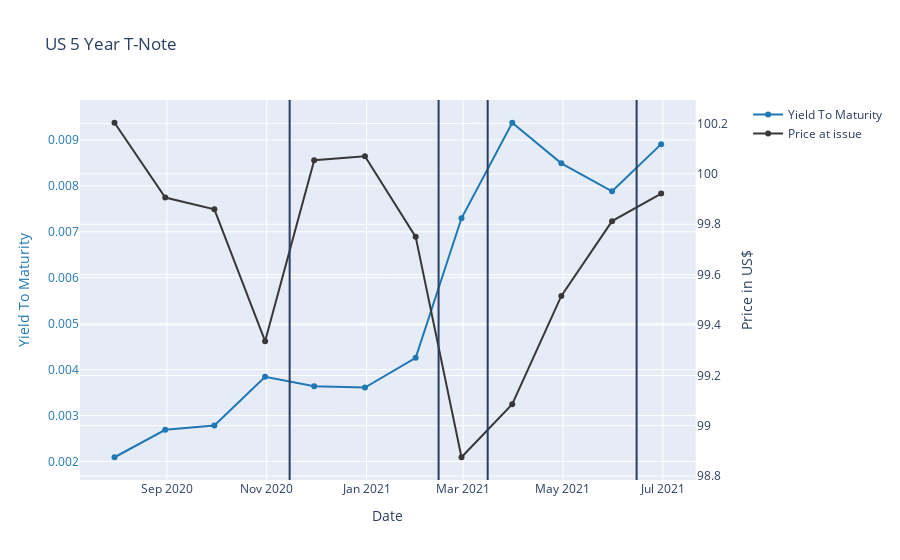

Notebook cell for this chart:
### Code cell
fig = make_subplots(specs=[[{"secondary_y": True}]])  # Create figure with secondary y-axis

# Create vertical lines when Coupon rates change
c_changed_date, shapes = [], []
for i in range(len(ytm_df)-1):
    if ytm_df.iloc[i]["C"] - ytm_df.iloc[i+1]["C"] != 0:
        sdate = datetime.strptime(ytm_df.iloc[i]["ID"], '%Y-%m-%d')
        edate = datetime.strptime(ytm_df.iloc[i+1]["ID"], '%Y-%m-%d')
        delta = edate - sdate
        inter_dates = [sdate + timedelta(days=i) for i in range(delta.days + 1)]
        c_changed_date.append(inter_dates[int(statistics.median(
            range(1, len(inter_dates))))].strftime('%Y-%m-%d'))
for i in c_changed_date:
    shapes.append({'type': 'line', 'xref': 'x', 'yref': 'paper',
                   'x0': i, 'y0': 0, 'x1': i, 'y1': 1})
fig.update_layout(shapes=shapes,)

# Add traces
fig.add_trace(go.Scatter(x=ytm_df["ID"], y=ytm_df["YTM"],
                         name="Yield To Maturity", line_color="#1f77b4"),
              secondary_y=False,)
fig.add_trace(go.Scatter(x=ytm_df["ID"], y=ytm_df["Price at issue"],
                         name="Price at issue", line_color="#383838"),
              secondary_y=True,)

# Set y-axes titles
fig.update_yaxes(title_text="Yield To Maturity", secondary_y=False)
fig.update_yaxes(title_text="Price in US$", secondary_y=True)

fig.update_layout(title_text="US 5 Year T-Note",
                  yaxis=dict(titlefont=dict(color="#1f77b4"),
                             tickfont=dict(color="#1f77b4")),)
fig.update_xaxes(title_text="Date")  # Set x-axis title

fig.show()

### Figure 1 — Plotly figure (JSON) as saved in the notebook; plotly's stock layout.template omitted (floating-point values rounded to 4 significant figures)
{"data": [{"line": {"color": "#1f77b4"}, "name": "Yield To Maturity", "type": "scatter", "x": ["2020-07-31", "2020-08-31", "2020-09-30", "2020-10-31", "2020-11-30", "2020-12-31", "2021-01-31", "2021-02-28", "2021-03-31", "2021-04-30", "2021-05-31", "2021-06-30"], "xaxis": "x", "y": [0.002091, 0.002689, 0.002783, 0.003842, 0.00364, 0.003608, 0.004256, 0.007295, 0.009376, 0.008492, 0.007883, 0.00891], "yaxis": "y"}, {"line": {"color": "#383838"}, "name": "Price at issue", "type": "scatter", "x": ["2020-07-31", "2020-08-31", "2020-09-30", "2020-10-31", "2020-11-30", "2020-12-31", "2021-01-31", "2021-02-28", "2021-03-31", "2021-04-30", "2021-05-31", "2021-06-30"], "xaxis": "x", "y": [100.2, 99.91, 99.86, 99.34, 100.1, 100.1, 99.75, 98.88, 99.09, 99.52, 99.81, 99.92], "yaxis": "y2"}], "layout": {"autosize": true, "shapes": [{"type": "line", "x0": "2020-11-15", "x1": "2020-11-15", "xref": "x", "y0": 0, "y1": 1, "yref": "paper"}, {"type": "line", "x0": "2021-02-14", "x1": "2021-02-14", "xref": "x", "y0": 0, "y1": 1, "yref": "paper"}, {"type": "line", "x0": "2021-03-16", "x1": "2021-03-16", "xref": "x", "y0": 0, "y1": 1, "yref": "paper"}, {"type": "line", "x0": "2021-06-15", "x1": "2021-06-15", "xref": "x", "y0": 0, "y1": 1, "yref": "paper"}], "title": {"text": "US 5 Year T-Note"}, "xaxis": {"anchor": "y", "autorange": true, "domain": [0, 0.94], "range": ["2020-07-09 12:18:33.8524", "2021-07-21 11:41:26.1476"], "title": {"text": "Date"}, "type": "date"}, "yaxis": {"anchor": "x", "autorange": true, "domain": [0, 1], "range": [0.001558, 0.009909], "tickfont": {"color": "#1f77b4"}, "title": {"font": {"color": "#1f77b4"}, "text": "Yield To Maturity"}, "type": "linear"}, "yaxis2": {"anchor": "x", "autorange": true, "overlaying": "y", "range": [98.78, 100.3], "side": "right", "title": {"text": "Price in US$"}, "type": "linear"}}}
